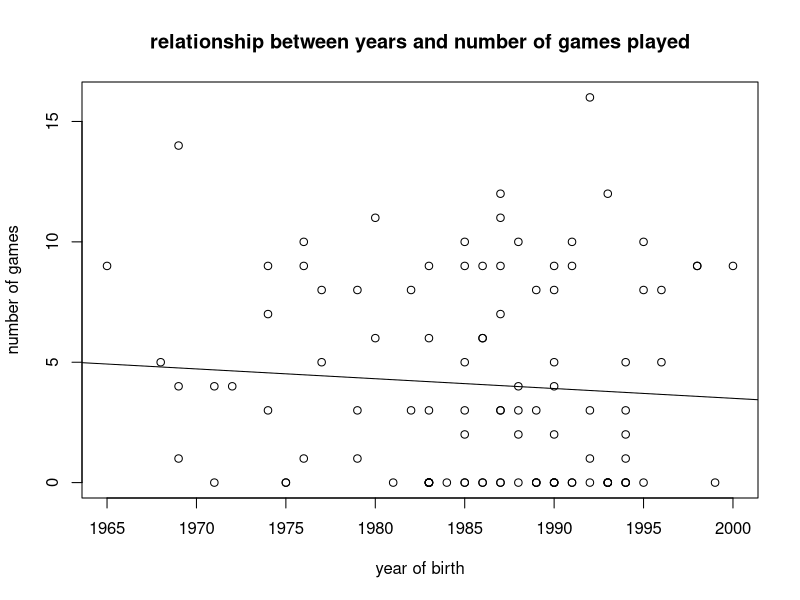

Write R code to recreate this figure.
chess <- read.csv("players.csv",TRUE,",") #obtain the dataset

#plot number of games played against year of birth
plot(chess$B.YEAR,chess$GAMES ,xlab = "year of birth", ylab="number of games", main="relationship between years and number of games played")

#find the relationship between the number of games played and the year of birth
relationship<- lm(chess$GAMES~chess$B.YEAR)
summary(relationship)
coeff <- coefficients(relationship)
print(coeff)

abline(lm(chess$GAMES~chess$B.YEAR))#draw the line of regression
pre <- data.frame(chess$B.YEAR <- 1999)


#predicting the number of games played given the year of birth
var<-predict(relationship,pre)
print(var)


